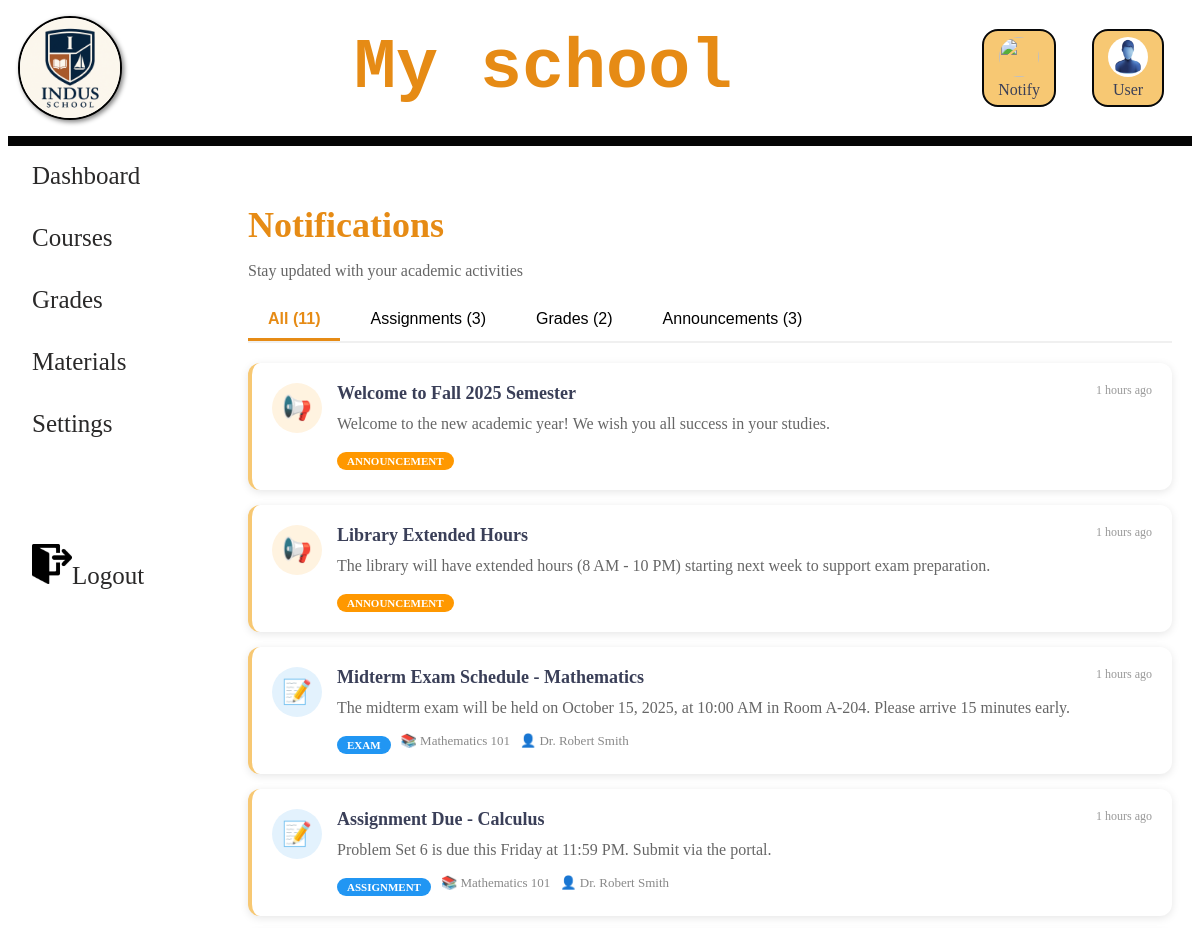
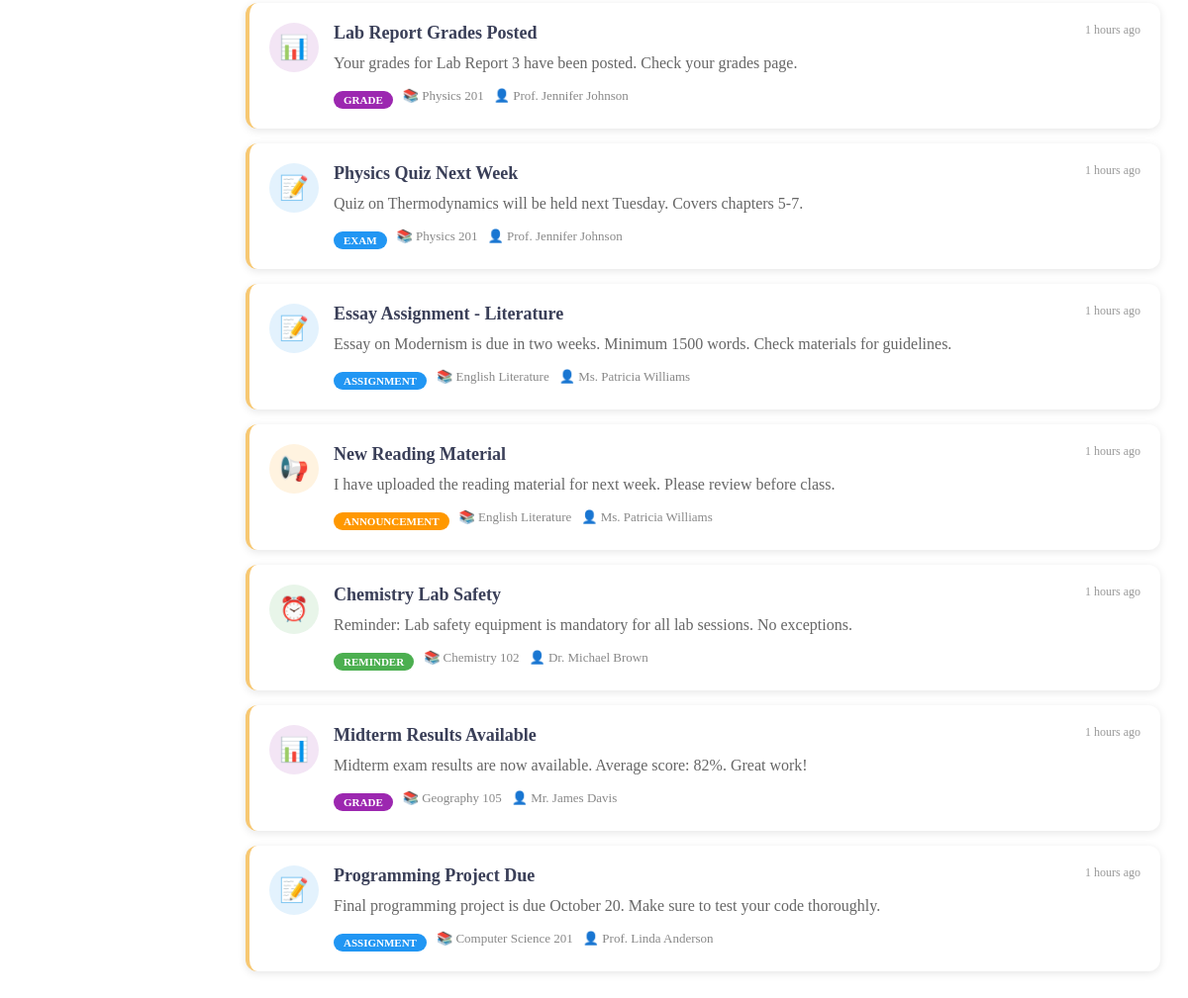
The app's page /N.php (signed in) with its own data (2 pictures, top to bottom).
### tables this page shows
CREATE TABLE notifications (
  id INT AUTO_INCREMENT PRIMARY KEY,
  title VARCHAR(255),
  message TEXT,
  type VARCHAR(50),
  teacher_id INT,
  course_id INT,
  created_at TIMESTAMP DEFAULT CURRENT_TIMESTAMP,
  FOREIGN KEY (teacher_id) REFERENCES teachers(id) ON DELETE SET NULL,
  FOREIGN KEY (course_id) REFERENCES courses(id) ON DELETE SET NULL
);

CREATE TABLE courses (
  id INT AUTO_INCREMENT PRIMARY KEY,
  course_name VARCHAR(200) NOT NULL,
  course_code VARCHAR(50) UNIQUE,
  teacher_id INT,
  credits INT DEFAULT 0,
  semester VARCHAR(50),
  created_at TIMESTAMP DEFAULT CURRENT_TIMESTAMP,
  FOREIGN KEY (teacher_id) REFERENCES teachers(id) ON DELETE SET NULL
);

CREATE TABLE teachers (
  id INT AUTO_INCREMENT PRIMARY KEY,
  user_id INT,
  name VARCHAR(200),
  subject VARCHAR(150),
  email VARCHAR(150),
  phone VARCHAR(50),
  created_at TIMESTAMP DEFAULT CURRENT_TIMESTAMP,
  FOREIGN KEY (user_id) REFERENCES users(id) ON DELETE SET NULL
);

### N.php (the view, shortened to what this page needs)
<?php
$conn = getDBConnection();
$user_id = $_SESSION['user_id'];
$stmt = $conn->prepare("SELECT id, name FROM students WHERE user_id = ?");
$stmt->bind_param("i", $user_id);
$stmt->execute();
$student_data = $stmt->get_result()->fetch_assoc();
$student_id = $student_data['id'];
$stmt = $conn->prepare("
    SELECT DISTINCT
        n.id,
        n.title,
        n.message,
        n.type,
        n.created_at,
        c.course_name,
        c.course_code,
        t.name as teacher_name
    FROM notifications n
    LEFT JOIN courses c ON n.course_id = c.id
    LEFT JOIN teachers t ON n.teacher_id = t.id
    WHERE n.course_id IS NULL
       OR n.course_id IN (SELECT course_id FROM enrollments WHERE student_id = ?)
    ORDER BY n.created_at DESC
    LIMIT 50
");
$stmt->bind_param("i", $student_id);
$stmt->execute();
$notifications = $stmt->get_result()->fetch_all(MYSQLI_ASSOC);
$type_counts = [
    'all' => count($notifications),
    'assignment' => 0,
    'grade' => 0,
    'announcement' => 0,
    'unread' => 0
];
foreach ($notifications as $notif) {
    if (isset($type_counts[$notif['type']])) {
        $type_counts[$notif['type']]++;
    }
}
function getNotificationIcon($type) {
    $icons = [
        'assignment' => '📝',
        'exam' => '📝',
        'grade' => '📊',
        'announcement' => '📢',
        'reminder' => '⏰',
        'urgent' => '🚨'
    ];
    return $icons[$type] ?? '📋';
}
function getIconClass($type) {
    $classes = [
        'assignment' => 'icon-assignment',
        'exam' => 'icon-assignment',
        'grade' => 'icon-grade',
        'announcement' => 'icon-announcement',
        'reminder' => 'icon-reminder',
        'urgent' => 'icon-announcement'
    ];
    return $classes[$type] ?? 'icon-announcement';
}
function getCategoryClass($type) {
    $classes = [
        'assignment' => 'category-assignment',
        'exam' => 'category-assignment',
        'grade' => 'category-grade',
        'announcement' => 'category-announcement',
        'reminder' => 'category-reminder',
        'urgent' => 'category-announcement'
    ];
    return $classes[$type] ?? 'category-announcement';
}
function getTimeAgo($datetime) {
    $now = time();
    $ago = strtotime($datetime);
    $diff = $now - $ago;
    if ($diff < 86400) return floor($diff / 3600) . ' hours ago';
    return date('M d, Y', $ago);
}
?>
<!DOCTYPE html>
<html>
<head>
    <link rel="stylesheet" href="d.css">
</head>
<body>
    <header>
        <div class="h-container">
            <img id="logo" src="logo.jpg" alt="Logo">
            <h1>My school</h1>
            <nav class="nav-links">
             <a href="N.php"><img src="n.jpg" style="height:40px; width: 40px; border-radius: 50%;"><br>Notify</a>
             <a href="A.php"><img src="a.jpg" style="height:40px; width: 40px; border-radius: 50%;"><br>User</a>
            </nav>
        </div>
    </header>
    <hr style="border: 5px solid rgb(5, 5, 5);">
    <div class="sidenav">
        <a href="dash.php">Dashboard</a><br>
        <a href="subjects.php">Courses</a><br>
        <a href="grades.php">Grades</a><br>
        <a href="materials.php">Materials</a><br>
        <a href="settings.html">Settings</a><br><br><br><br><br>
        <a href="logout.php"><img src="logout.jpg"style="height:40px; width: 40px;">Logout</a>
    </div>
    <div class="main-content">
        <h2 class="page-title">Notifications</h2>
        <p style="color: #666;">Stay updated with your academic activities</p>
        <div class="filter-tabs">
            <button class="filter-tab active" onclick="filterNotifications('all')">All (<?php echo $type_counts['all']; ?>)</button>
            <button class="filter-tab" onclick="filterNotifications('assignment')">Assignments (<?php echo $type_counts['assignment']; ?>)</button>
            <button class="filter-tab" onclick="filterNotifications('grade')">Grades (<?php echo $type_counts['grade']; ?>)</button>
            <button class="filter-tab" onclick="filterNotifications('announcement')">Announcements (<?php echo $type_counts['announcement']; ?>)</button>
        </div>
        <div class="notification-list">
            <?php if (count($notifications) > 0): ?>
                <?php foreach ($notifications as $notif): ?>
                <div class="notification-item" data-type="<?php echo $notif['type']; ?>">
                    <div class="notification-icon <?php echo getIconClass($notif['type']); ?>">
                        <?php echo getNotificationIcon($notif['type']); ?>
                    </div>
                    <div class="notification-content">
                        <div class="notification-header">
                            <div>
                                <span class="notification-title"><?php echo htmlspecialchars($notif['title']); ?></span>
                            </div>
                            <span class="notification-time"><?php echo getTimeAgo($notif['created_at']); ?></span>
                        </div>
                        <div class="notification-message">
                            <?php echo htmlspecialchars($notif['message']); ?>
                        </div>
                        <div style="margin-top: 8px; display: flex; gap: 10px; align-items: center;">
                            <span class="notification-category <?php echo getCategoryClass($notif['type']); ?>">
                                <?php echo strtoupper($notif['type']); ?>
                            </span>
                            <?php if ($notif['course_name']): ?>
                                <span style="color: #888; font-size: 13px;">
                                    📚 <?php echo htmlspecialchars($notif['course_name']); ?>
                                </span>
                            <?php endif; ?>
                            <?php if ($notif['teacher_name']): ?>
                                <span style="color: #888; font-size: 13px;">
                                    👤 <?php echo htmlspecialchars($notif['teacher_name']); ?>
                                </span>
                            <?php endif; ?>
                        </div>
                    </div>
                </div>
                <?php endforeach; ?>
            <?php endif; ?>
        </div>
    </div>
</body>
</html>

### d.css (style rules this page uses)
.h-container { display: flex; align-items: center; justify-content: space-between; height: 120px; }
h1 { color: rgb(230, 139, 21); font-size: 70px; text-align:center; font-family: 'Courier New', Courier, monospace; margin:10px; padding:5px; }
#logo { width: 100px; height: 100px; margin:10px; float:left; border-radius: 50%; border: 2px solid black; background-color: white; box-shadow: 2px 2px 5px grey; }
.nav-links { display: flex; gap: 20px; margin: 20px; }
.nav-links a { background-color: #f7c873; color: #3a3f58; font-size: 16px; text-align: center; margin: 8px; padding: 6px 14px; border-radius: 16px; text-decoration: none; border: 2px solid #070809; font-weight: 500; }
.sidenav { height: 100%; width: 200px; position:absolute; left:0; }
.sidenav a { padding: 8px 8px 8px 32px; text-decoration: none; font-size: 25px; color: #2a2929; display: block; }
.main-content { margin-left: 220px; padding: 20px; }
.page-title { color: rgb(230, 139, 21); font-size: 36px; margin-bottom: 10px; }
.filter-tabs { display: flex; gap: 10px; margin: 20px 0; border-bottom: 2px solid #f0f0f0; }
.filter-tab { padding: 10px 20px; background: none; border: none; font-size: 16px; cursor: pointer; border-bottom: 3px solid transparent; transition: all 0.3s ease; }
.filter-tab.active { color: rgb(230, 139, 21); border-bottom-color: rgb(230, 139, 21); font-weight: bold; }
.notification-list { margin-top: 20px; }
.notification-item { background: white; border-radius: 12px; padding: 20px; margin-bottom: 15px; box-shadow: 0 2px 8px rgba(0,0,0,0.1); border-left: 4px solid #f7c873; display: flex; gap: 15px; transition: all 0.3s ease; }
.notification-icon { width: 50px; height: 50px; border-radius: 50%; display: flex; align-items: center; justify-content: center; font-size: 24px; flex-shrink: 0; }
.icon-assignment { background-color: #e3f2fd; }
.icon-grade { background-color: #f3e5f5; }
.icon-announcement { background-color: #fff3e0; }
.icon-reminder { background-color: #e8f5e9; }
.notification-content { flex: 1; }
.notification-header { display: flex; justify-content: space-between; align-items: start; margin-bottom: 8px; }
.notification-title { font-size: 18px; font-weight: bold; color: #3a3f58; }
.notification-time { font-size: 12px; color: #999; }
.notification-message { color: #666; line-height: 1.5; }
.notification-category { display: inline-block; padding: 3px 10px; border-radius: 12px; font-size: 11px; font-weight: bold; margin-top: 8px; }
.category-assignment { background-color: #2196F3; color: white; }
.category-grade { background-color: #9C27B0; color: white; }
.category-announcement { background-color: #FF9800; color: white; }
.category-reminder { background-color: #4CAF50; color: white; }

### records on screen
notifications: type "📢", title "Welcome to Fall 2025 Semester", created_at "1 hours ago", message "Welcome to the new academic year! We wish you all success in your studies.", type "ANNOUNCEMENT"
notifications: type "📢", title "Library Extended Hours", created_at "1 hours ago", message "The library will have extended hours (8 AM - 10 PM) starting next week to support exam preparation.", type "ANNOUNCEMENT"
notifications: type "📝", title "Midterm Exam Schedule - Mathematics", created_at "1 hours ago", message "The midterm exam will be held on October 15, 2025, at 10:00 AM in Room A-204. Please arrive 15 minutes early.", type "EXAM", course.course_name "Mathematics 101", teacher.name "Dr. Robert Smith"
notifications: type "📝", title "Assignment Due - Calculus", created_at "1 hours ago", message "Problem Set 6 is due this Friday at 11:59 PM. Submit via the portal.", type "ASSIGNMENT", course.course_name "Mathematics 101", teacher.name "Dr. Robert Smith"
notifications: type "📊", title "Lab Report Grades Posted", created_at "1 hours ago", message "Your grades for Lab Report 3 have been posted. Check your grades page.", type "GRADE", course.course_name "Physics 201", teacher.name "Prof. Jennifer Johnson"
notifications: type "📝", title "Physics Quiz Next Week", created_at "1 hours ago", message "Quiz on Thermodynamics will be held next Tuesday. Covers chapters 5-7.", type "EXAM", course.course_name "Physics 201", teacher.name "Prof. Jennifer Johnson"
notifications: type "📝", title "Essay Assignment - Literature", created_at "1 hours ago", message "Essay on Modernism is due in two weeks. Minimum 1500 words. Check materials for guidelines.", type "ASSIGNMENT", course.course_name "English Literature", teacher.name "Ms. Patricia Williams"
notifications: type "📢", title "New Reading Material", created_at "1 hours ago", message "I have uploaded the reading material for next week. Please review before class.", type "ANNOUNCEMENT", course.course_name "English Literature", teacher.name "Ms. Patricia Williams"
notifications: type "⏰", title "Chemistry Lab Safety", created_at "1 hours ago", message "Reminder: Lab safety equipment is mandatory for all lab sessions. No exceptions.", type "REMINDER", course.course_name "Chemistry 102", teacher.name "Dr. Michael Brown"
notifications: type "📊", title "Midterm Results Available", created_at "1 hours ago", message "Midterm exam results are now available. Average score: 82%. Great work!", type "GRADE", course.course_name "Geography 105", teacher.name "Mr. James Davis"
notifications: type "📝", title "Programming Project Due", created_at "1 hours ago", message "Final programming project is due October 20. Make sure to test your code thoroughly.", type "ASSIGNMENT", course.course_name "Computer Science 201", teacher.name "Prof. Linda Anderson"

### other values on screen
$type_counts['all'] "11"
$type_counts['assignment'] "3"
$type_counts['grade'] "2"
$type_counts['announcement'] "3"
